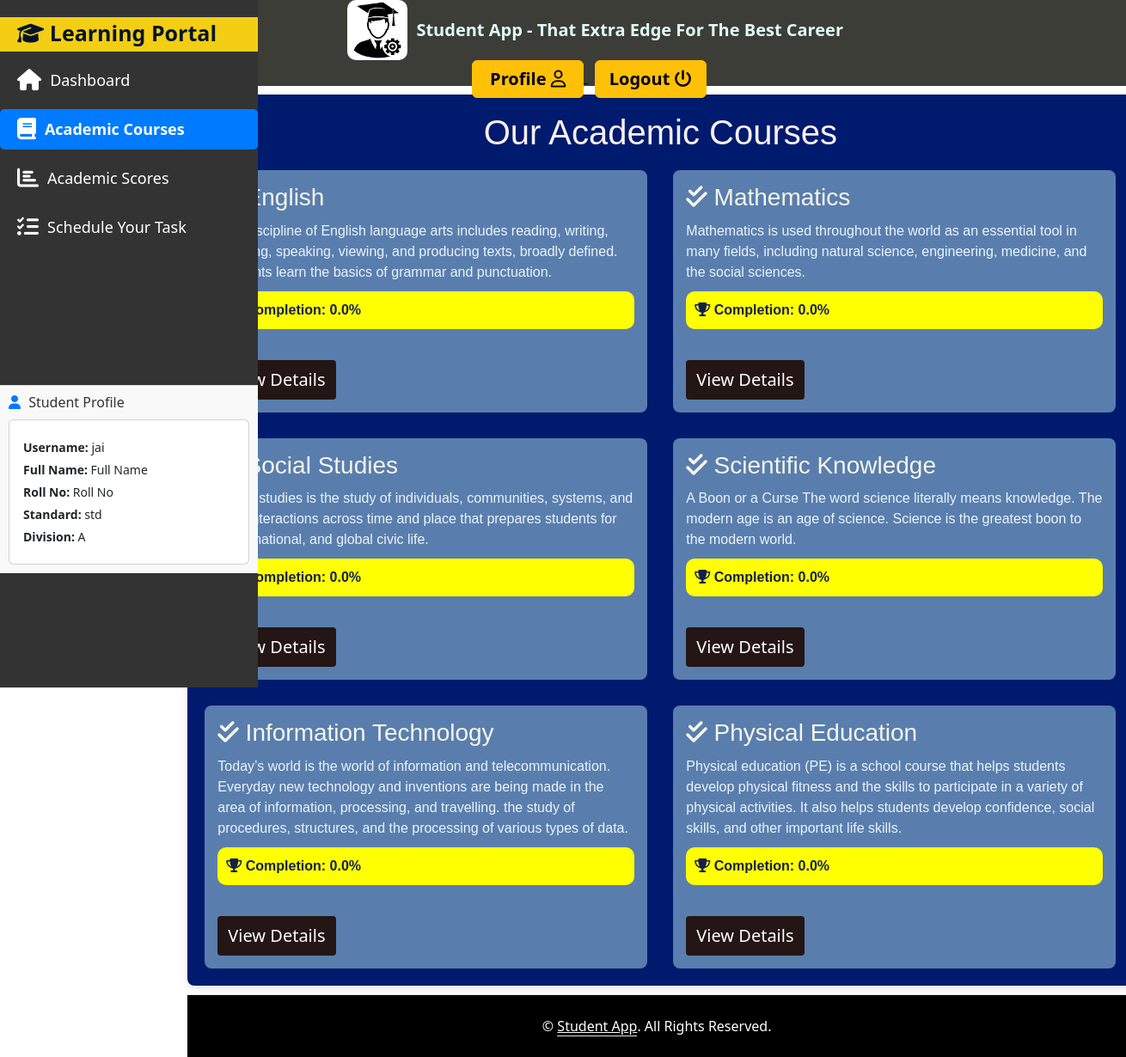
Before: /student/courses_list/ (signed in) with the older database file.
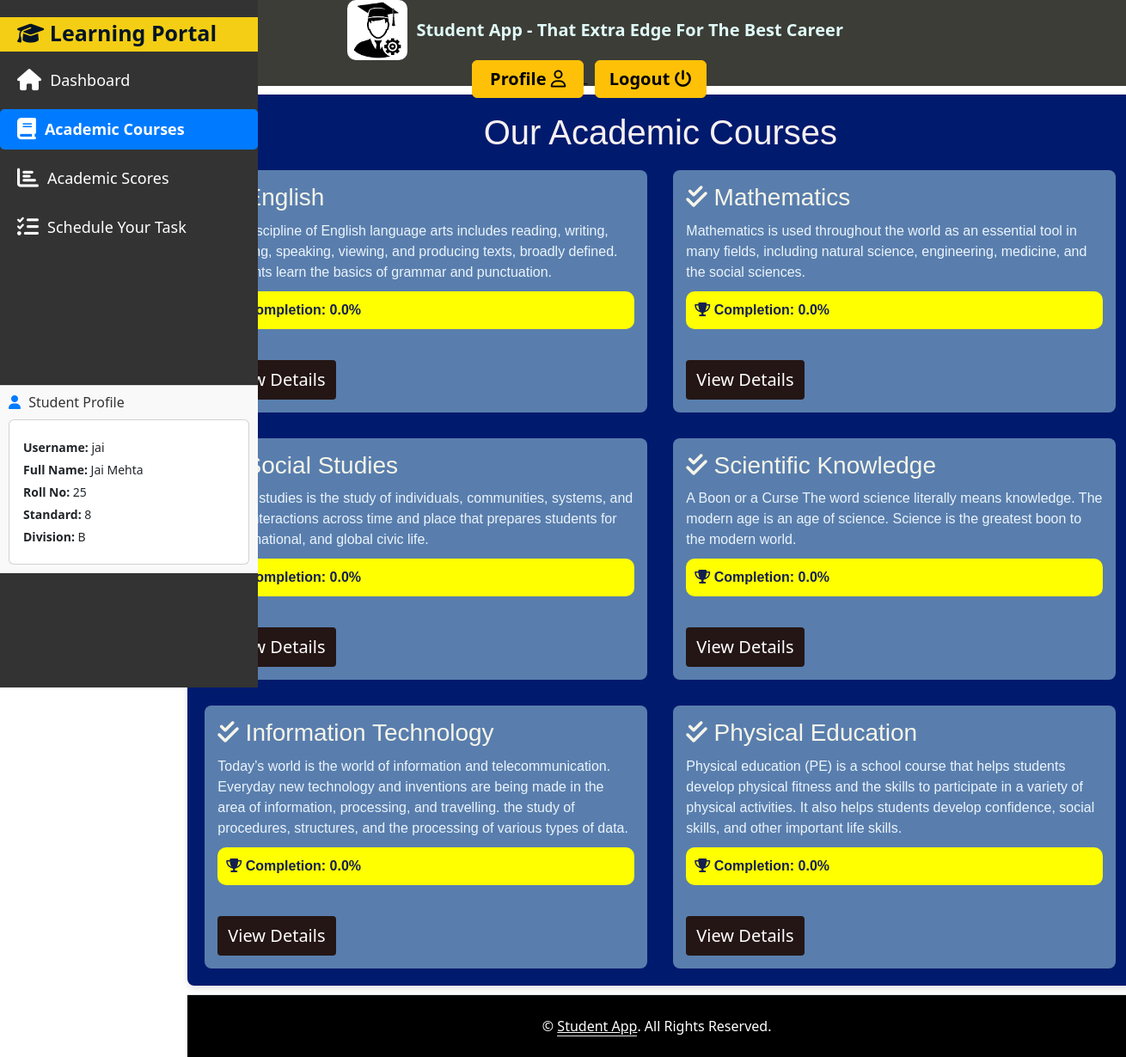
After: the same page with the newer database file.
### users/models.py (models this page shows, shortened)
class Profile(models.Model):
    user = models.OneToOneField(User, on_delete=models.CASCADE)
    full_name = models.CharField(max_length=255, default="Full Name")
    roll_no = models.CharField(max_length=50, default="Roll No")
    std = models.CharField(max_length=20, default="std")
    division = models.CharField(max_length=10, default="A")
    image = models.ImageField(default='profilepic.png', upload_to='profile_pictures')

### student/views.py (the view)
# urls.py: path('courses_list/', views.courses_view, name='courses_list'),
def courses_view(request):
    profile = None
    if request.user.is_authenticated:
        profile = Profile.objects.filter(user=request.user).first()
    progress_list = []
    courses = Course.objects.all()  # Fetch all courses
    if request.user.is_authenticated:
        student = request.user
        for course in courses:
            progress, created = StudentProgress.objects.get_or_create(student=student, course=course)
            progress_list.append({
                'course': course,
                'completion_percentage': round(progress.course_completion_percentage, 2),
            })
    else:
        progress_list = [{'course': course, 'completion_percentage': None} for course in courses]
    context = {'progress_list': progress_list, 'profile':profile}
    return render(request, 'student_app/courses.html', context)

### student/models.py (called while the page is built)
    @property
    def course_completion_percentage(self):
        total_sections = self.course.sections.count()
        if total_sections == 0:
            return 0
        completed_count = self.completed_sections.count()
        return (completed_count / total_sections) * 100

### student/Templates/student_app/courses.html (shortened to what this page needs)
{% extends 'student_app/base.html' %}
{% load static %}
{% block content %}
    <div class="offset-md-2">
        <div class="container">
            <h1 class="heading">Our Academic Courses</h1>
            <div class="course-grid">
                {% for progress in progress_list %}
                    <div class="course-item">
                        <h3 class="course-name"><i class="fa-solid fa-check-double"></i> {{ progress.course.name }}</h3>
                        <p class="course-description">{{ progress.course.description }}</p>
                        {% if user.is_authenticated %}
                            <p class="course-completion">
                                <strong><i class="fas fa-trophy"></i> Completion:</strong>
                                {{ progress.completion_percentage }}%
                            </p>
                        {% else %}
                            <p class="course-completion" style="background-color: lightgray; color: black;">
                                Login to track your progress.
                            </p>
                        {% endif %}
                        {% if user.is_authenticated %}
                            <a class="course-link" href="{% url 'course_detail' progress.course.id %}">View Details</a>
                        {% else %}
                            <a class="course-link" href="{% url 'users:register' %}" style="background-color: red;">
                                Sign up now to view details
                            </a>
                        {% endif %}
                    </div>
                {% endfor %}
            </div>
        </div>
    </div>
{% endblock %}

### student/Templates/student_app/base.html (shortened to what the changed rows need)
{% load static %}
<!DOCTYPE html>
<html lang="en">
<head>
    <link href="https://cdn.jsdelivr.net/npm/bootstrap@5.3.3/dist/css/bootstrap.min.css" rel="stylesheet">
    <link rel="stylesheet" href="https://cdnjs.cloudflare.com/ajax/libs/font-awesome/6.5.2/css/all.min.css"/>
</head>
<body>
    <div class="sidebar">
        {% if user.is_authenticated %}
        <div class="student-details">
            <h4><i class="fas fa-user"></i> Student Profile</h4>
            <div class="card">
                <div class="card-body">
                    <p><strong>Username:</strong> {{ profile.user.username }}</p>
                    <p><strong>Full Name:</strong> {{ profile.full_name }}</p>
                    <p><strong>Roll No:</strong> {{ profile.roll_no }}</p>
                    <p><strong>Standard:</strong> {{ profile.std }}</p>
                    <p><strong>Division:</strong> {{ profile.division }}</p>
                </div>
            </div>
        </div>
        {% endif %}
    </div>
    <div>
        {% block content %}
        {% endblock %}
    </div>
</body>
</html>

Changed rows visible on the page:
changed Profile "jai": full_name "Full Name" → "Jai Mehta"; roll_no "Roll No" → "25"; std "std" → "8"; division "A" → "B"
